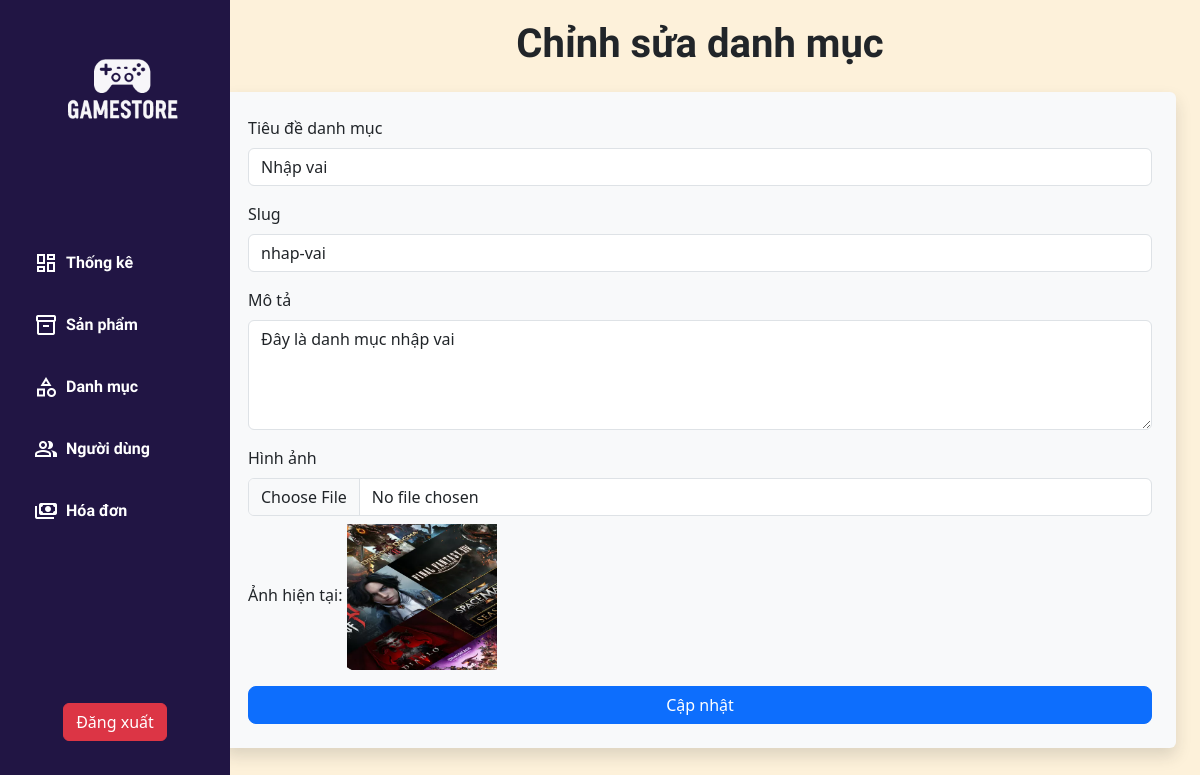
Screenshot of /admin/edit-category.php?id=14 (signed in) with the database file from the repository.
### tables this page shows
CREATE TABLE `categories` (
  `id` int(11) NOT NULL,
  `title` varchar(255) NOT NULL,
  `description` mediumtext DEFAULT NULL,
  `image` varchar(255) NOT NULL,
  `slug` varchar(255) NOT NULL,
  `created_at` timestamp NOT NULL DEFAULT current_timestamp()
);

### functions/myFunction.php (called while the page is built, shortened)
<?php
include("../configs/database.php");
function getById($table, $id)
{
    global $con;
    $query = "SELECT * FROM $table WHERE id = $id";
    $result = mysqli_query($con, $query);
    if (mysqli_num_rows($result) > 0) {
        return mysqli_fetch_assoc($result);
    } else {
        return null;
    }
    return null;
}

### admin/edit-category.php (the view, shortened to what this page needs)
<?php
include("includes/header.php");
?>
<?php
if (isset($_GET['id'])) {
    $categoryId = $_GET['id'];
    $category = getById("categories", $categoryId);
    if (!$category) {
        echo "<h3 class='text-center text-danger'>Không tìm thấy danh mục.</h3>";
        exit;
    } else {
?>
<div>
            <h1 class="text-center mb-4">Chỉnh sửa danh mục</h1>
            <form id="editCategoryForm" class="shadow p-4 rounded bg-light" action="code.php" method="POST" enctype="multipart/form-data">
                <div class="mb-3">
                    <label for="categoryTitle" class="form-label">Tiêu đề danh mục</label>
                    <input type="text" name="title" class="form-control" id="categoryTitle" value="<?= $category['title']; ?>" required>
                </div>
                <div class="mb-3">
                    <label for="categorySlug" class="form-label">Slug</label>
                    <input type="text" name="slug" class="form-control" id="categorySlug" value="<?= $category['slug']; ?>" required>
                </div>
                <div class="mb-3">
                    <label for="categoryDescription" class="form-label">Mô tả</label>
                    <textarea class="form-control" name="description" id="categoryDescription" rows="4" required><?= $category['description']; ?></textarea>
                </div>
                <div class="mb-3">
                    <label for="categoryImage" class="form-label">Hình ảnh</label>
                    <input type="file" name="image" class="form-control" id="categoryImage" accept="image/*">
                    <div class="mt-2">
                        <label for="categoryCurrentImage" class="form-label">Ảnh hiện tại:</label>
                        <img src="../uploads/<?= $category['image']; ?>" alt="<?= $category['title']; ?>" width="150">
                    </div>
                </div>
                <button type="submit" class="btn btn-primary w-100" name="update_category_btn">Cập nhật</button>
            </form>
            </div>
<?php
    }
}
?>
<?php
include("./includes/footer.php");
?>

### admin/assets/style.css (style rules this page uses)
html { font-family: Niramit !important; margin: 0; padding: 0; top: 0; left: 0; height: 100vh !important; background-color: #FDF1DA; }
body { height: 100vh !important; }
h1 { font-family: niramit; font-weight: bolder; }
button { font-family: Niramit; border-radius: 8px !important; }

### rows the page displays
categories: title "Nhập vai", slug "nhap-vai", description "Đây là danh mục nhập vai", image (picture)
